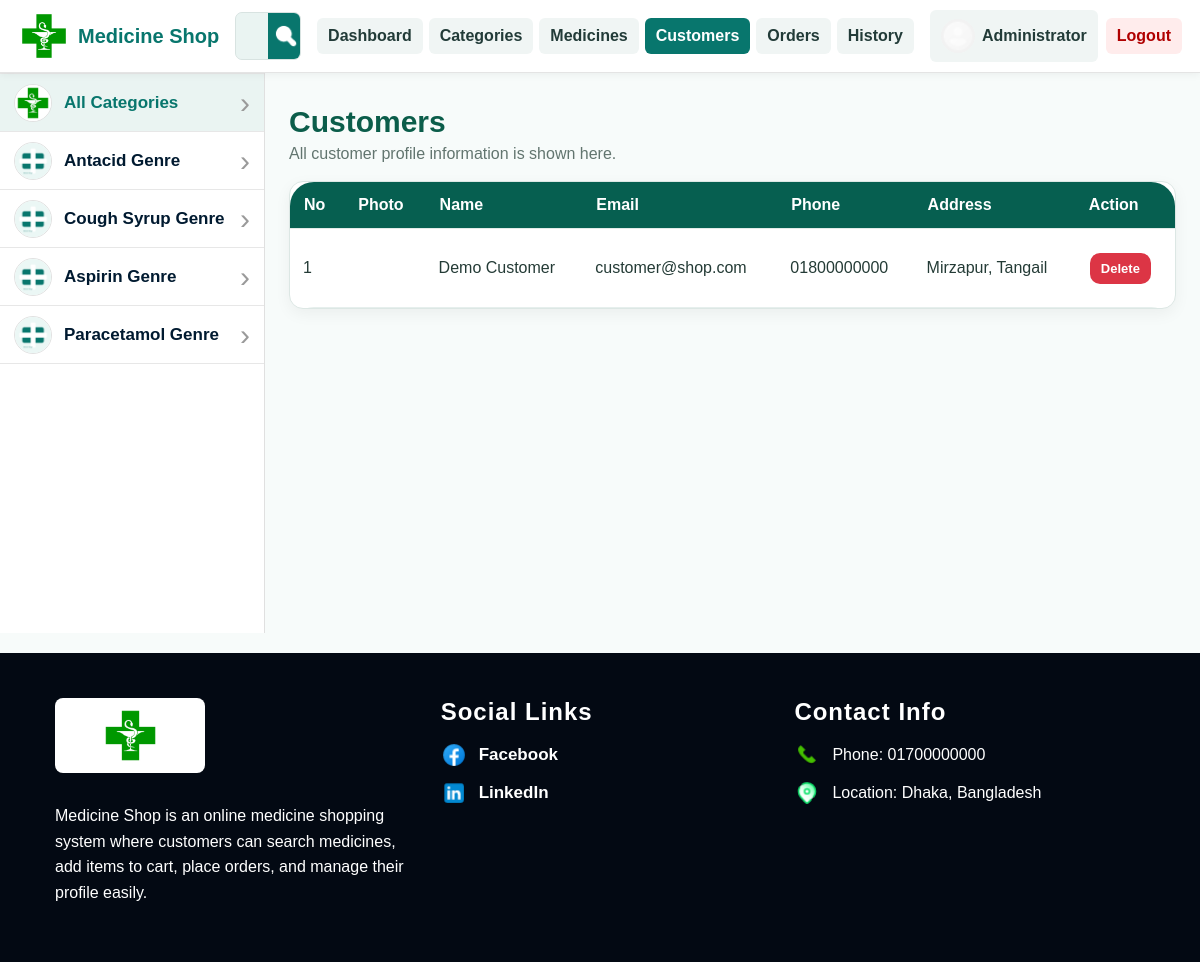
The page /index.php?page=customers (signed in) on the database its author committed.
### tables this page shows
CREATE TABLE users (
    id INT AUTO_INCREMENT PRIMARY KEY,
    name VARCHAR(100) NOT NULL,
    email VARCHAR(120) NOT NULL UNIQUE,
    password_hash VARCHAR(255) NOT NULL,
    role ENUM('admin','customer') NOT NULL DEFAULT 'customer',
    profile_picture VARCHAR(255) NULL,
    address TEXT NULL,
    phone VARCHAR(30) NULL,
    remember_token VARCHAR(255) NULL,
    created_at TIMESTAMP DEFAULT CURRENT_TIMESTAMP
);

CREATE TABLE categories (
    id INT AUTO_INCREMENT PRIMARY KEY,
    name VARCHAR(120) NOT NULL,
    category_type ENUM('liquid','solid') NOT NULL,
    image_path VARCHAR(255) NULL,
    created_at TIMESTAMP DEFAULT CURRENT_TIMESTAMP
);

### controllers/AdminController.php (called while the page is built, shortened)
<?php
function customersCtrl($conn)
{
    $customers = getAllCustomers($conn);
    require 'views/admin/customers.php';
}
?>

### models/UserModel.php (called while the page is built, shortened)
<?php
function findUserById($conn, $id)
{
    $stmt = mysqli_prepare($conn, "SELECT * FROM users WHERE id = ? LIMIT 1");
    mysqli_stmt_bind_param($stmt, 'i', $id);
    mysqli_stmt_execute($stmt);
    $row = mysqli_fetch_assoc(mysqli_stmt_get_result($stmt));
    return $row;
}
function getAllCustomers($conn)
{
    $result = mysqli_query(
        $conn,
        "SELECT id, name, email, address, phone, profile_picture, created_at
         FROM users
         WHERE role = 'customer'
         ORDER BY id DESC"
    );
    return mysqli_fetch_all($result, MYSQLI_ASSOC);
}
?>

### models/CategoryModel.php (called while the page is built, shortened)
<?php
function getCategories($conn)
{
    $result = mysqli_query(
        $conn,
        "SELECT *
         FROM categories
         ORDER BY category_type, name"
    );
    return mysqli_fetch_all($result, MYSQLI_ASSOC);
}
?>

### views/admin/customers.php (the view, shortened to what this page needs)
<?php
$customers = $customers ?? [];
require 'views/layout/header.php';
?>
<section class="page-title-box">
    <h1>Customers</h1>
    <p>All customer profile information is shown here.</p>
</section>
<section class="card table-card">
    <table>
        <thead>
            <tr>
                <th>No</th>
                <th>Photo</th>
                <th>Name</th>
                <th>Email</th>
                <th>Phone</th>
                <th>Address</th>
                <th>Action</th>
            </tr>
        </thead>
        <tbody>
            <?php foreach ($customers as $i => $c): ?>
                <?php
                    $img = !empty($c['profile_picture'])
                        ? $c['profile_picture']
                        : 'asset/medicineshopelogo.jpg';
                ?>
                <tr>
                    <td>
                        <?= $i + 1 ?>
                    </td>
                    <td>
                        <img
                            class="table-img"
                            src="<?= htmlspecialchars($img) ?>"
                            alt="Customer Photo"
                        >
                    </td>
                    <td>
                        <?= htmlspecialchars($c['name']) ?>
                    </td>
                    <td>
                        <?= htmlspecialchars($c['email']) ?>
                    </td>
                    <td>
                        <?= htmlspecialchars($c['phone']) ?>
                    </td>
                    <td>
                        <?= htmlspecialchars($c['address']) ?>
                    </td>
                    <td>
                        <a
                            class="small-btn danger"
                            href="index.php?page=customers&action=delete&id=<?= htmlspecialchars($c['id']) ?>"
                            onclick="return confirm('Delete customer?')"
                        >
                            Delete
                        </a>
                    </td>
                </tr>
            <?php endforeach; ?>
        </tbody>
    </table>
</section>
<?php require 'views/layout/footer.php'; ?>

### views/layout/header.php (shortened to what this page needs)
<?php
$currentPage = $_GET['page'] ?? 'home';
$authUser = $_SESSION['user'] ?? null;
$profilePic = 'asset/Profile.png';
$layoutCategories = [];
if (isset($conn)) {
    $layoutCategories = getCategories($conn);
    if ($authUser) {
        $dbUser = findUserById($conn, $authUser['id']);
        if ($dbUser && !empty($dbUser['profile_picture']) && file_exists($dbUser['profile_picture'])) {
            $profilePic = $dbUser['profile_picture'];
        }
    }
}
function activeMenu($name,$current){ return $name===$current ? 'active' : ''; }
$searchText = $_GET['q'] ?? ($_SESSION['last_search'] ?? ($_COOKIE['last_search'] ?? ''));
$searchText = htmlspecialchars($searchText);
$selectedCategory = intval($_GET['category'] ?? 0);
?>
<!DOCTYPE html>
<html lang="en">
<head>
<link rel="stylesheet" href="css/base.css">
<link rel="stylesheet" href="css/layout.css">
<link rel="stylesheet" href="css/home.css">
<link rel="stylesheet" href="css/admin.css">
<link rel="stylesheet" href="css/customer.css">
<link rel="stylesheet" href="css/profile.css">
</head>
<body>
<header class="topbar">
    <a class="brand" href="index.php?page=home">
        <img src="asset/medicineshopelogo.jpg" alt="Company Logo">
        <span>Medicine Shop</span>
    </a>
    <form class="top-search" id="topSearchForm" method="GET" action="index.php">
        <input id="topSearchInput" name="q" value="<?= $searchText ?>" placeholder="Search for medicine name...">
        <button type="submit" class="search-btn"><img src="asset/Search.png" alt="Search"></button>
    </form>
    <nav class="top-menu">
        <?php if($authUser && ($authUser['role'] ?? '')==='admin'): ?>
            <a class="<?= activeMenu('admin',$currentPage) ?>" href="index.php?page=admin">Dashboard</a>
            <a class="<?= activeMenu('categories',$currentPage) ?>" href="index.php?page=categories">Categories</a>
            <a class="<?= activeMenu('medicines',$currentPage) ?>" href="index.php?page=medicines">Medicines</a>
            <a class="<?= activeMenu('customers',$currentPage) ?>" href="index.php?page=customers">Customers</a>
            <a class="<?= activeMenu('orders',$currentPage) ?>" href="index.php?page=orders">Orders</a>
            <a class="<?= activeMenu('history',$currentPage) ?>" href="index.php?page=history">History</a>
        <?php elseif($authUser && ($authUser['role'] ?? '')==='customer'): ?>
            <a class="<?= activeMenu('my_orders',$currentPage) ?>" href="index.php?page=my_orders">My Orders</a>
        <?php endif; ?>
    </nav>
    <div class="nav-account">
        <?php if($authUser): ?>
            <a class="profile-link <?= activeMenu('profile',$currentPage) ?>" href="index.php?page=profile">
                <img src="<?= htmlspecialchars($profilePic) ?>" alt="Profile"><span><?= htmlspecialchars($authUser['name'] ?? 'User') ?></span>
            </a>
            <a class="logout-btn" href="index.php?page=logout">Logout</a>
        <?php else: ?>
            <a class="login-btn <?= activeMenu('login',$currentPage) ?>" href="index.php?page=login">Login</a>
            <a class="register-btn <?= activeMenu('register',$currentPage) ?>" href="index.php?page=register">Register</a>
        <?php endif; ?>
    </div>
</header>
<div class="page-body">
    <aside class="left-category">
        <div class="category-box">
            <a class="category-row <?= $selectedCategory===0?'active':'' ?>" href="index.php?page=home&q=<?= urlencode($_GET['q'] ?? '') ?>">
                <span class="cat-img"><img src="asset/medicineshopelogo.jpg" alt="All"></span>
                <span>All Categories</span>
                <b>›</b>
            </a>
            <?php foreach($layoutCategories as $cat): ?>
                <?php
                    $catImage = (!empty($cat['image_path']) && file_exists($cat['image_path']))
                        ? $cat['image_path']
                        : 'asset/medicine-default.png';
                ?>
                <a class="category-row <?= $selectedCategory==intval($cat['id'])?'active':'' ?>" href="index.php?page=home&category=<?= $cat['id'] ?>&q=<?= urlencode($_GET['q'] ?? '') ?>">
                    <span class="cat-img"><img src="<?= htmlspecialchars($catImage) ?>" alt="Category"></span>
                    <span><?= htmlspecialchars($cat['name']) ?></span>
                    <b>›</b>
                </a>
            <?php endforeach; ?>
        </div>
    </aside>
    <main class="container">

### css/base.css (style rules this page uses)
* { box-sizing: border-box; }
body { margin: 0; font-family: Arial, Helvetica, sans-serif; background: #f7fbfa; color: #243b36; }
a { text-decoration: none; }
input, select, textarea { width: 100%; padding: 11px; border: 1px solid #cbdad6; border-radius: 7px; font-size: 15px; background: white; }
.small-btn { display: inline-block; background: #0b5d4a; color: white; padding: 7px 10px; border-radius: 6px; margin: 2px; font-size: 13px; }
.small-btn.danger { background: #c22727; }
.card { background: white; border: 1px solid #dce7e4; border-radius: 14px; padding: 18px; margin-bottom: 18px; box-shadow: 0 5px 16px rgba(0, 0, 0, 0.05); }
.page-title-box { padding: 8px 0 18px; }
.page-title-box h1 { margin: 0; font-size: 30px; color: #0b5d4a; }
.page-title-box p { margin: 6px 0 0; color: #62756f; }
table { width: 100%; border-collapse: collapse; background: white; }
th, td { padding: 11px; border-bottom: 1px solid #e1ebe8; text-align: left; vertical-align: middle; }
th { background: #0b5d4a; color: white; }
.table-img { width: 55px; height: 55px; border-radius: 8px; object-fit: cover; }

### css/layout.css (style rules this page uses)
.topbar { position: sticky; top: 0; z-index: 10; background: #fff; border-bottom: 1px solid #e4e4e4; display: flex; align-items: center; gap: 16px; padding: 10px 18px; box-shadow: 0 2px 8px rgba(0, 0, 0, 0.05); }
.brand { display: flex; align-items: center; gap: 8px; font-weight: bold; font-size: 20px; color: #08766d; white-space: nowrap; }
.brand img { width: 52px; height: 52px; border-radius: 6px; object-fit: cover; }
.brand span { color: #08766d; }
.top-search { height: 48px; display: flex; align-items: center; flex: 1; max-width: 640px; border: 1px solid #d8e3e1; border-radius: 7px; overflow: hidden; background: #eaf4f2; margin-left: auto; }
.top-search input { height: 100%; border: 0; background: #eaf4f2; outline: 0; flex: 1; padding: 0 16px; font-size: 16px; }
.top-search .search-btn { width: 64px; height: 100%; border: 0; background: #08766d; display: flex; align-items: center; justify-content: center; cursor: pointer; }
.top-search .search-btn img { width: 24px; height: 24px; filter: brightness(0) invert(1); }
.top-menu { display: flex; gap: 6px; align-items: center; }
.top-menu a, .login-btn, .register-btn, .logout-btn, .profile-link, .cart-top { padding: 9px 11px; border-radius: 6px; color: #223b38; font-weight: bold; background: #f0f5f4; white-space: nowrap; }
.top-menu a:hover, .top-menu a.active, .profile-link.active, .cart-top.active { background: #08766d; color: white; }
.nav-account { display: flex; align-items: center; gap: 8px; }
.profile-link { display: flex; align-items: center; gap: 7px; }
.profile-link img { width: 34px; height: 34px; border-radius: 50%; object-fit: cover; background: #f2f2f2; }
.logout-btn { background: #ffecec; color: #b00000; }
.page-body { display: flex; align-items: flex-start; min-height: 70vh; }
.left-category { width: 265px; min-height: 70vh; background: #fff; border-right: 1px solid #e0e0e0; position: sticky; top: 73px; }
.category-box { width: 100%; background: #fff; border-top: 1px solid #e7e7e7; }
.category-row { height: 58px; display: flex; align-items: center; gap: 12px; padding: 8px 14px; border-bottom: 1px solid #e7e7e7; color: #001a30; font-size: 17px; font-weight: bold; background: #fff; }
.category-row:hover, .category-row.active { background: #eaf4f2; color: #08766d; }
.category-row .cat-img { width: 38px; height: 38px; border: 1px solid #e1e1e1; border-radius: 50%; display: flex; align-items: center; justify-content: center; overflow: hidden; background: #fff; flex: 0 0 auto; }
.category-row .cat-img img { width: 100%; height: 100%; object-fit: cover; }
.category-row span:nth-child(2) { flex: 1; }
.category-row b { font-size: 30px; color: #9a9a9a; font-weight: normal; }
.container { flex: 1; max-width: 1180px; margin: 0 auto; padding: 24px; }

### rows shown on the page
users: profile_picture (placeholder picture), name "Administrator"
categories: image_path (placeholder picture), name "Antacid Genre"
categories: image_path (placeholder picture), name "Cough Syrup Genre"
categories: image_path (placeholder picture), name "Aspirin Genre"
categories: image_path (placeholder picture), name "Paracetamol Genre"
users: profile_picture (placeholder picture), name "Demo Customer", email "customer@shop.com", phone "01800000000", address "Mirzapur, Tangail"
